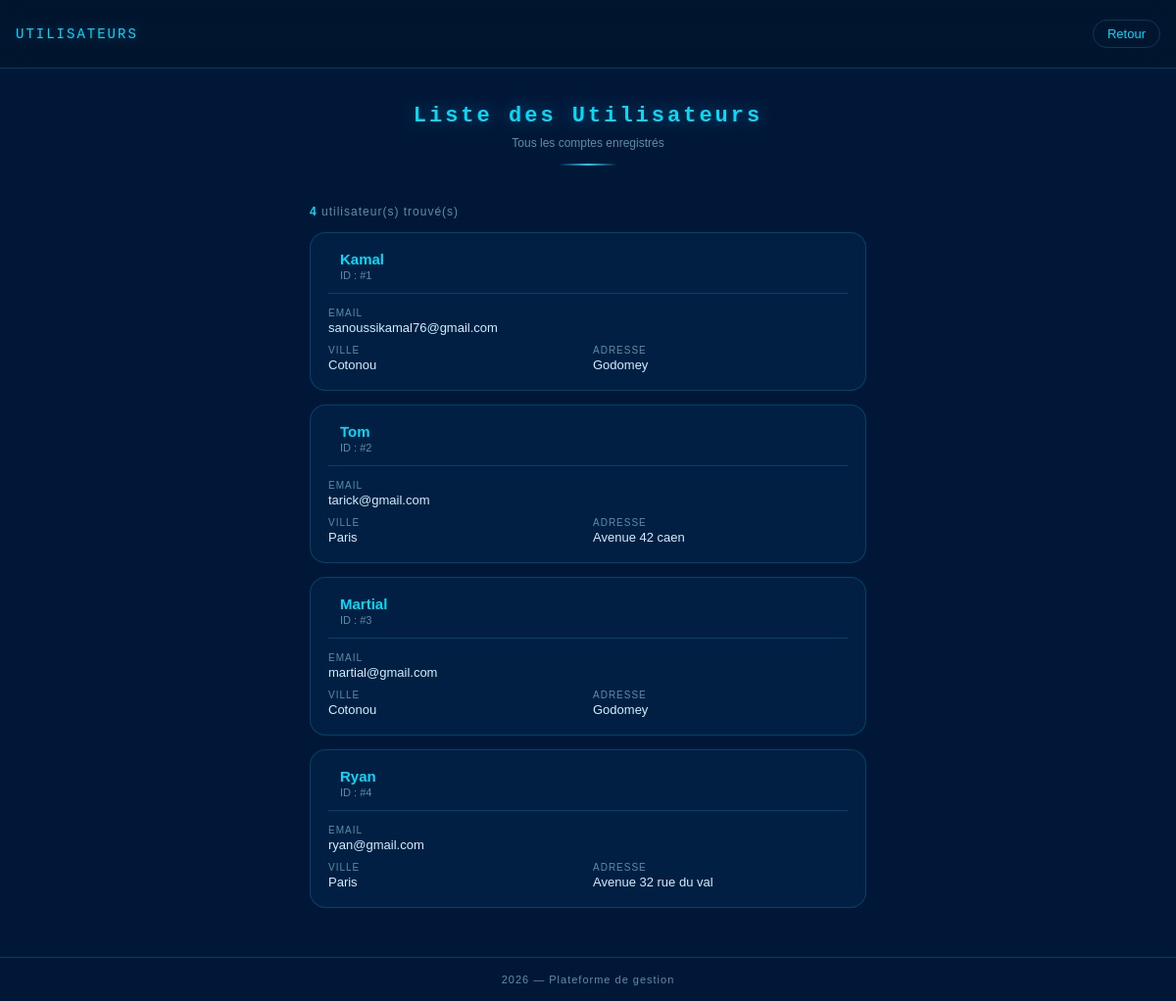
Screenshot of /liste_utilisateur.php with the database file from the repository.
### tables this page shows
CREATE TABLE `Client` (
  `id_client` int(80) NOT NULL,
  `nom` varchar(80) NOT NULL,
  `password` varchar(80) NOT NULL,
  `adress` varchar(80) NOT NULL,
  `email` varchar(80) NOT NULL,
  `city` varchar(80) NOT NULL
);

### liste_utilisateur.php (the view, shortened to what this page needs)
<?php
include 'connexion.php';
$result = $pdo->query("SELECT id_client, nom, adress, email, city FROM Client");
$clients = $result->fetchAll(PDO::FETCH_ASSOC);
?>
<!DOCTYPE html>
<html lang="fr">
<head>
</head>
<body>
<div class="wrapper">
  <header>
    <span class="brand-name">UTILISATEURS</span>
    <a href="accueil1.html" class="back-btn">Retour</a>
  </header>
  <div class="hero">
    <h1>Liste des Utilisateurs</h1>
    <p>Tous les comptes enregistrés</p>
    <div class="divider"></div>
  </div>
  <div class="content">
    <?php if (count($clients) > 0): ?>
      <p class="count"><span><?php echo count($clients); ?></span> utilisateur(s) trouvé(s)</p>
      <?php foreach ($clients as $index => $client): ?>
        <div class="user-card" style="animation-delay: <?php echo $index * 0.08; ?>s">
          <div class="user-header">
            <div>
              <div class="user-name"><?php echo htmlspecialchars($client['nom']); ?></div>
              <div class="user-id">ID : #<?php echo $client['id_client']; ?></div>
            </div>
          </div>
          <div class="user-info">
            <div class="info-item full">
              <span class="info-label">Email</span>
              <span class="info-value"><?php echo htmlspecialchars($client['email']); ?></span>
            </div>
            <div class="info-item">
              <span class="info-label">Ville</span>
              <span class="info-value"><?php echo htmlspecialchars($client['city']); ?></span>
            </div>
            <div class="info-item">
              <span class="info-label">Adresse</span>
              <span class="info-value"><?php echo htmlspecialchars($client['adress']); ?></span>
            </div>
          </div>
        </div>
      <?php endforeach; ?>
    <?php else: ?>
      <div class="empty">Aucun utilisateur trouvé.</div>
    <?php endif; ?>
  </div>
  <footer> 2026 — Plateforme de gestion</footer>
</div>
</body>
</html>

### liste_utilisateur.php (style rules this page uses)
:root { --bg:rgba(0,23,56,67); --card: rgba(0, 200, 255, 0.05); --border: rgba(0, 220, 255, 0.2); --cyan: #00dcff; --text: #cdf0ff; --muted: #5a8fa8; --glow: 0 0 18px rgba(0, 220, 255, 0.4); }
* { margin: 0; padding: 0; box-sizing: border-box; }
body { background: var(--bg); font-family: 'Exo 2', sans-serif; color: var(--text); min-height: 100vh; }
.wrapper { position: relative; z-index: 1; }
header { padding: 20px 16px; display: flex; align-items: center; justify-content: space-between; border-bottom: 1px solid var(--border); background: rgba(0, 20, 40, 0.6); backdrop-filter: blur(12px); position: sticky; top: 0; z-index: 10; }
.brand-name { font-family: 'Orbitron', monospace; font-size: 14px; color: var(--cyan); letter-spacing: 2px; text-shadow: var(--glow); }
.back-btn { text-decoration: none; color: var(--cyan); font-size: 13px; border: 1px solid var(--border); padding: 6px 14px; border-radius: 20px; transition: all 0.3s; }
.hero { text-align: center; padding: 36px 20px 24px; }
.hero h1 { font-family: 'Orbitron', monospace; font-size: clamp(16px, 4vw, 22px); color: var(--cyan); text-shadow: var(--glow); letter-spacing: 3px; }
.hero p { margin-top: 8px; font-size: 12px; color: var(--muted); }
.divider { width: 60px; height: 2px; background: linear-gradient(90deg, transparent, var(--cyan), transparent); margin: 14px auto 0; }
.content { padding: 16px; max-width: 600px; margin: 0 auto; }
.count { font-size: 12px; color: var(--muted); margin-bottom: 14px; letter-spacing: 1px; }
.count span { color: var(--cyan); font-weight: 600; }
.user-card { background: var(--card); border: 1px solid var(--border); border-radius: 16px; padding: 18px; margin-bottom: 14px; backdrop-filter: blur(6px); animation: fadeUp 0.5s ease both; transition: all 0.3s; }
.user-header { display: flex; align-items: center; gap: 12px; margin-bottom: 14px; padding-bottom: 12px; border-bottom: 1px solid var(--border); }
.user-name { font-weight: 600; font-size: 15px; color: var(--cyan); }
.user-id { font-size: 11px; color: var(--muted); margin-top: 2px; }
.user-info { display: grid; grid-template-columns: 1fr 1fr; gap: 10px; }
.info-item { display: flex; flex-direction: column; gap: 2px; }
.info-label { font-size: 10px; color: var(--muted); letter-spacing: 1px; text-transform: uppercase; }
.info-value { font-size: 13px; color: var(--text); word-break: break-all; }
.info-item.full { grid-column: 1 / -1; }
footer { text-align: center; padding: 16px; font-size: 11px; color: var(--muted); border-top: 1px solid var(--border); letter-spacing: 1px; margin-top: 20px; }

### rows the page displays
client: nom "Kamal", id_client "1", email "sanoussikamal76@gmail.com", city "Cotonou", adress "Godomey"
client: nom "Tom", id_client "2", email "tarick@gmail.com", city "Paris", adress "Avenue 42 caen"
client: nom "Martial", id_client "3", email "martial@gmail.com", city "Cotonou", adress "Godomey"
client: nom "Ryan", id_client "4", email "ryan@gmail.com", city "Paris", adress "Avenue 32 rue du val"

### other values shown
count($clients) "4"
